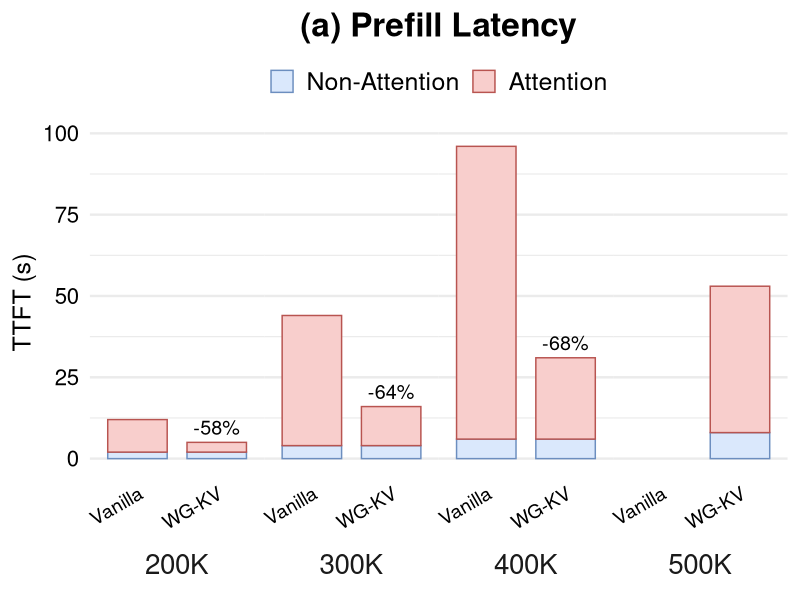

Write R code to recreate this figure.
library(tidyverse)

data <- read_csv("data/perf_1.csv") %>%
  mutate(
    tokens = fct_inorder(tokens),
    method = fct_inorder(method),
    component = fct_inorder(component)
  ) %>%
  group_by(tokens, method) %>%
  mutate(total_latency = sum(latency)) %>%
  ungroup()

reduction_labels <- data %>%
  distinct(tokens, method, total_latency) %>%
  group_by(tokens) %>%
  mutate(
    vanilla_latency = total_latency[method == "Vanilla"],
    reduction = (total_latency - vanilla_latency) / vanilla_latency,
    label = if_else(
      method == "WG-KV",
      scales::label_percent(accuracy = 1)(reduction),
      ""
    )
  ) %>%
  ungroup()

fig <- ggplot(data, aes(x = method, y = latency, fill = component, colour = component)) +
  geom_col(width = 0.75, position = position_stack(reverse = TRUE)) +
  geom_text(
    data = reduction_labels,
    aes(x = method, y = total_latency, label = label),
    vjust = -0.5,
    size = 5,
    inherit.aes = FALSE
  ) +
  facet_grid(. ~ tokens, switch = "x") +
  scale_fill_manual(
    values = c("Non-Attention" = "#DAE8FC", "Attention" = "#F8CECC"),
  ) +
  scale_colour_manual(
    values = c("Non-Attention" = "#6C8EBF", "Attention" = "#B85450"),
  ) +
  labs(
    title = "(a) Prefill Latency",
    x = NULL,
    y = "TTFT (s)",
  ) +
  theme_minimal(base_size = 18) +
  theme(
    plot.title = element_text(size = 24, hjust = 0.5, face = "bold"),
    legend.position = "top",
    legend.title = element_blank(),
    legend.text = element_text(size = 18),
    axis.text.x = element_text(size = 14, colour = "black", angle = 30, hjust = 1),
    axis.text.y = element_text(size = 16, colour = "black"),
    strip.text.x = element_text(size = 20),
    strip.placement = "outside",
    panel.spacing = unit(0, "cm"),
    panel.grid.major.x = element_blank(),
    panel.grid.minor.x = element_blank(),
  )

ggsave("perf_1.pdf", fig, width = 5.0, height = 4.0, units = "in")
